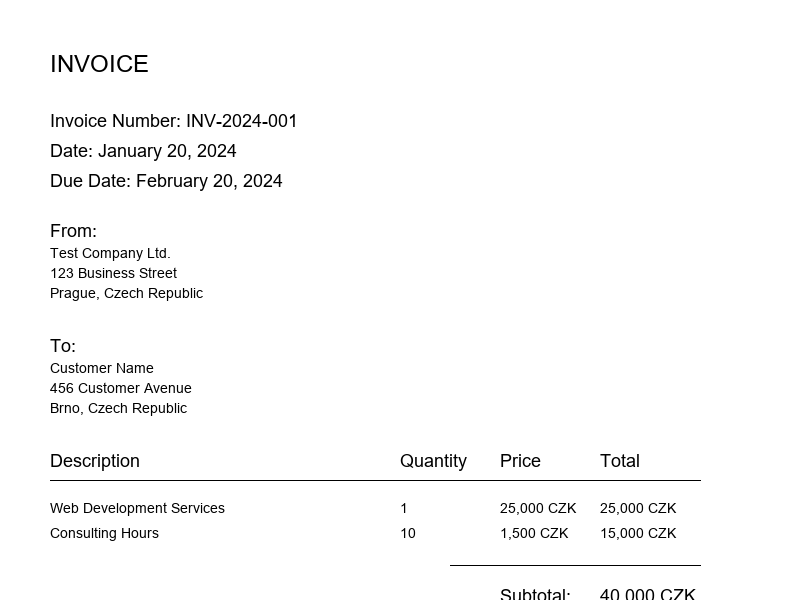
#> input picture backend/test_invoice.png, 800 x 600 px
$ python -i advanced_image_preprocessor.py   (imports and definitions only)   (older library calls are emulated)
#> lines starting #> are read from the running program, lines starting #| are printed output that depends on the picture; after the words box and inside, x2 and y2 are one past the last pixel; in counts of white or black regions, pixels touching at a corner belong together
"""
Advanced Image Preprocessor for multilayer OCR system
Implements various image enhancement techniques using OpenCV and scikit-image
"""
import cv2
import numpy as np
from PIL import Image
import logging
from typing import Tuple, Optional, Dict, Any
from skimage import filters, morphology, restoration, exposure
from skimage.transform import rotate
from skimage.feature import canny
from skimage.morphology import disk, opening, closing
import tempfile
import os

from ..core.ocr_result import ProcessingMethod

logger = logging.getLogger(__name__)


class AdvancedImagePreprocessor:
    """Advanced image preprocessing for optimal OCR results"""

    def __init__(self, config: Dict[str, Any] = None):
        self.config = config or {}
        self.temp_dir = tempfile.gettempdir()

    # [239 lines left out: functions preprocess_image, _basic_preprocessing, _gentle_preprocessing, _aggressive_preprocessing, _custom_preprocessing, _correct_skew and 5 more, not called in this run]

    def analyze_image_quality(self, image_path: str) -> Dict[str, Any]:
        """Analyze image quality and suggest best preprocessing method"""
#> called with image_path = '../../test_invoice.png'
        try:
            image = cv2.imread(image_path, cv2.IMREAD_GRAYSCALE)
#> image is the input picture: shape (600, 800); min 0, max 255, mean 249.9
            if image is None:
                return {'error': 'Could not load image'}

            # Calculate various quality metrics
            metrics = {
                'brightness': np.mean(image),
                'contrast': np.std(image),
                'sharpness': cv2.Laplacian(image, cv2.CV_64F).var(),
                'noise_level': self._estimate_noise_level(image),
                'skew_angle': self._estimate_skew_angle(image)
            }

            # Suggest preprocessing method based on metrics
            suggested_method = self._suggest_preprocessing_method(metrics)

            return {
                'metrics': metrics,
                'suggested_method': suggested_method.value,
                'image_size': image.shape
            }

        except Exception as e:
            logger.error(f"Image quality analysis failed: {e}")
            return {'error': str(e)}

    def _estimate_noise_level(self, image: np.ndarray) -> float:
        """Estimate noise level in image"""
        # Use Laplacian variance as noise indicator
        laplacian_var = cv2.Laplacian(image, cv2.CV_64F).var()
#> laplacian_var = 4454
        return min(100.0, laplacian_var / 1000.0)  # Normalize to 0-100 scale

    def _estimate_skew_angle(self, image: np.ndarray) -> float:
        """Estimate skew angle in image"""
        try:
            edges = cv2.Canny(image, 50, 150, apertureSize=3)
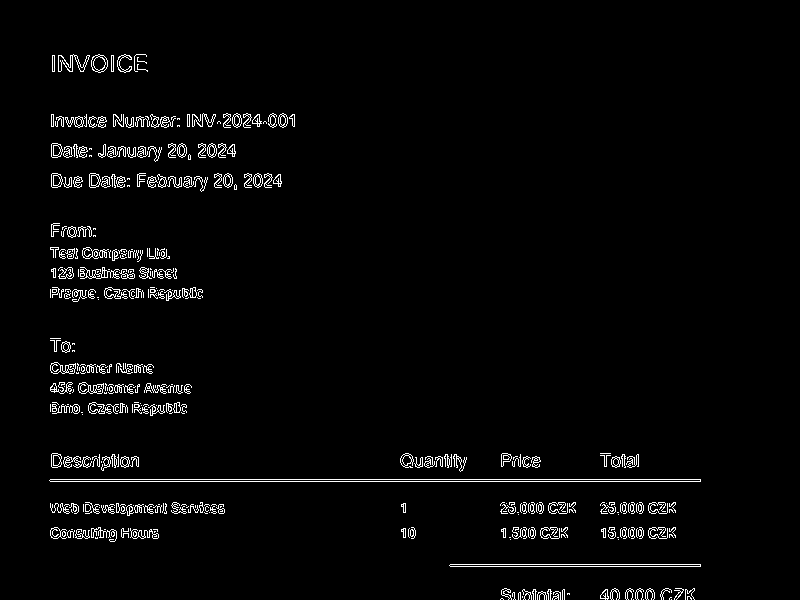
#> edges: shape (600, 800); 2.7% white in thin lines or dots, all inside (x1, y1, x2, y2) = (49, 54, 701, 600)
            lines = cv2.HoughLines(edges, 1, np.pi/180, threshold=100)
#> lines = 31 rows, first 8: [479, 1.57], [481, 1.57], [564, 1.57], [566, 1.57], [504, 1.57], [511, 1.57], [509, 1.57], [501, 1.62]

            if lines is not None:
                angles = []
                for rho, theta in lines[:10]:
                    angle = theta * 180 / np.pi
                    if angle < 45:
                        angles.append(angle)
                    elif angle > 135:
                        angles.append(angle - 180)
#> this loop made 0 passes
#> after the loop, angles = []
#> in analyze_image_quality, `metrics = { 'brightness': np.mean(image), 'contrast': np.std(image), '..`: metrics = {'brightness': 249.9, 'contrast': 32.12, 'sharpness': 4454, 'noise_level': 4.45, 'skew_angle': 0}

                if angles:
                    return np.median(angles)

            return 0.0

        except Exception:
            return 0.0

    def _suggest_preprocessing_method(self, metrics: Dict[str, Any]) -> ProcessingMethod:
        """Suggest best preprocessing method based on image metrics"""
        brightness = metrics['brightness']
#> brightness = 249.9
        contrast = metrics['contrast']
#> contrast = 32.12
        sharpness = metrics['sharpness']
#> sharpness = 4454
        noise_level = metrics['noise_level']
#> noise_level = 4.45
        skew_angle = abs(metrics['skew_angle'])
#> skew_angle = 0

        # Decision logic based on image characteristics
        if noise_level > 50 or contrast < 30 or skew_angle > 2:
            return ProcessingMethod.AGGRESSIVE
        elif brightness < 100 or brightness > 200 or sharpness < 100:
            return ProcessingMethod.CUSTOM
        elif contrast > 50 and sharpness > 200 and noise_level < 20:
            return ProcessingMethod.GENTLE
        else:
            return ProcessingMethod.BASIC

>>> result = AdvancedImagePreprocessor().analyze_image_quality('../../test_invoice.png')
#> result = 3 items
